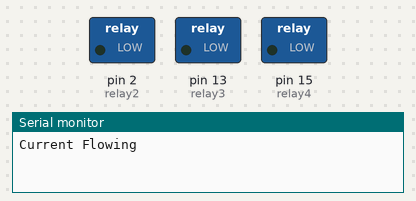
A sketch run on a simulated Arduino Uno, built with avr-gcc and run on an emulated ATmega328P. Shown: switched loads named in the sketch (green lamp = pin HIGH), the last lines printed to the serial monitor. Pins used as bus, display or sensor lines are not drawn.

Above: at 2.5 s.
At 7.5 s:
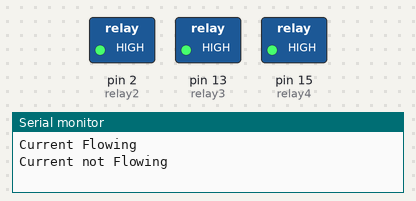
Timing chart, 0 to 13.0 s (numbered marks = the images above):
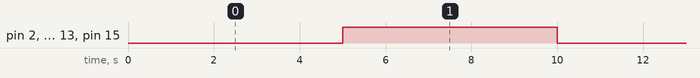

Measured:
- by itself, pin 2 (relay2), pin 13 (relay3), pin 15 (relay4): alternates HIGH for 5.0 s and LOW for 5.0 s

The sketch:

relay.ino
```cpp
// (licence header left out)
const int relay1 = 0;
const int relay2 = 2;
const int relay3 = 13;
const int relay4 = 15;

void setup() {
  Serial.begin(115200);
  pinMode(relay1, OUTPUT);
  pinMode(relay2, OUTPUT);
  pinMode(relay3, OUTPUT);
  pinMode(relay4, OUTPUT);
}

void loop() {
  // Normally Open configuration, send LOW signal to let current flow
  // (if you're usong Normally Closed configuration send HIGH signal)
  digitalWrite(relay1, LOW);
  digitalWrite(relay2, LOW);
  digitalWrite(relay3, LOW);
  digitalWrite(relay4, LOW);
  Serial.println("Current Flowing");
  delay(5000);

  // Normally Open configuration, send HIGH signal stop current flow
  // (if you're usong Normally Closed configuration send LOW signal)
  digitalWrite(relay1, HIGH);
  digitalWrite(relay2, HIGH);
  digitalWrite(relay3, HIGH);
  digitalWrite(relay4, HIGH);
  Serial.println("Current not Flowing");
  delay(5000);
}
```
